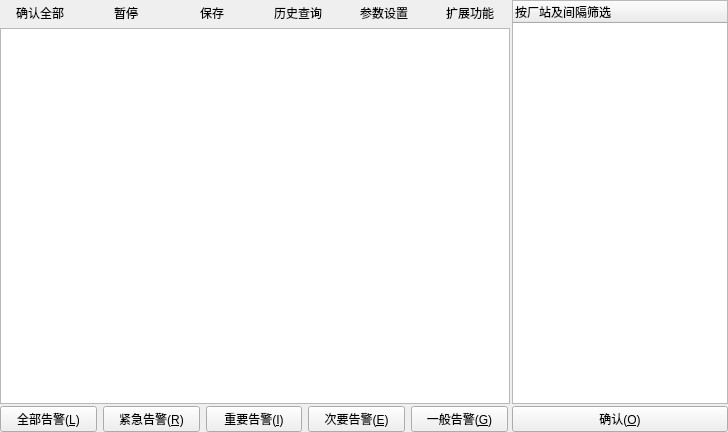
<?xml version="1.0" encoding="UTF-8"?>
<ui version="4.0">
 <class>CIa2AlarmPopWnd</class>
 <widget class="QWidget" name="CIa2AlarmPopWnd">
  <property name="geometry">
   <rect>
    <x>0</x>
    <y>0</y>
    <width>728</width>
    <height>432</height>
   </rect>
  </property>
  <property name="windowTitle">
   <string>智能告警实时信息栏</string>
  </property>
  <property name="windowIcon">
   <iconset resource="ssp_iaFloatView.qrc">
    <normaloff>:/images/alarm</normaloff>:/images/alarm</iconset>
  </property>
  <property name="autoFillBackground">
   <bool>true</bool>
  </property>
  <layout class="QGridLayout" name="gridLayout_main">
   <property name="margin">
    <number>0</number>
   </property>
   <property name="spacing">
    <number>2</number>
   </property>
   <item row="0" column="0">
    <layout class="QHBoxLayout" name="horizontalLayout_2">
     <item>
      <widget class="QPushButton" name="btn_confirm_all">
       <property name="text">
        <string>确认全部</string>
       </property>
       <property name="icon">
        <iconset resource="ssp_iaFloatView.qrc">
         <normaloff>:/images/bookmark</normaloff>:/images/bookmark</iconset>
       </property>
       <property name="flat">
        <bool>true</bool>
       </property>
      </widget>
     </item>
     <item>
      <widget class="QPushButton" name="btn_start_stop">
       <property name="text">
        <string>暂停</string>
       </property>
       <property name="icon">
        <iconset resource="ssp_iaFloatView.qrc">
         <normaloff>:/images/pause</normaloff>:/images/pause</iconset>
       </property>
       <property name="flat">
        <bool>true</bool>
       </property>
      </widget>
     </item>
     <item>
      <widget class="QPushButton" name="btn_save">
       <property name="text">
        <string>保存</string>
       </property>
       <property name="icon">
        <iconset resource="ssp_iaFloatView.qrc">
         <normaloff>:/images/save</normaloff>:/images/save</iconset>
       </property>
       <property name="flat">
        <bool>true</bool>
       </property>
      </widget>
     </item>
     <item>
      <widget class="QPushButton" name="btn_query">
       <property name="text">
        <string>历史查询</string>
       </property>
       <property name="icon">
        <iconset resource="ssp_iaFloatView.qrc">
         <normaloff>:/images/search</normaloff>:/images/search</iconset>
       </property>
       <property name="flat">
        <bool>true</bool>
       </property>
      </widget>
     </item>
     <item>
      <widget class="QPushButton" name="btn_setting">
       <property name="text">
        <string>参数设置</string>
       </property>
       <property name="icon">
        <iconset resource="ssp_iaFloatView.qrc">
         <normaloff>:/images/configure</normaloff>:/images/configure</iconset>
       </property>
       <property name="flat">
        <bool>true</bool>
       </property>
      </widget>
     </item>
     <item>
      <spacer name="horizontalSpacer">
       <property name="orientation">
        <enum>Qt::Horizontal</enum>
       </property>
       <property name="sizeHint" stdset="0">
        <size>
         <width>40</width>
         <height>20</height>
        </size>
       </property>
      </spacer>
     </item>
     <item>
      <widget class="QPushButton" name="btn_extend">
       <property name="text">
        <string>扩展功能</string>
       </property>
       <property name="icon">
        <iconset resource="ssp_iaFloatView.qrc">
         <normaloff>:/images/hideright</normaloff>:/images/hideright</iconset>
       </property>
       <property name="flat">
        <bool>true</bool>
       </property>
      </widget>
     </item>
    </layout>
   </item>
   <item row="0" column="1" rowspan="3">
    <widget class="QWidget" name="widget_extend" native="true">
     <layout class="QGridLayout" name="gridLayout">
      <property name="verticalSpacing">
       <number>2</number>
      </property>
      <property name="margin">
       <number>0</number>
      </property>
      <item row="0" column="0">
       <widget class="QTreeWidget" name="treeWidget">
        <property name="wordWrap">
         <bool>true</bool>
        </property>
        <column>
         <property name="text">
          <string>按厂站及间隔筛选</string>
         </property>
         <property name="icon">
          <iconset resource="ssp_iaFloatView.qrc">
           <normaloff>:/images/todo</normaloff>:/images/todo</iconset>
         </property>
        </column>
       </widget>
      </item>
      <item row="1" column="0">
       <widget class="QPushButton" name="btn_ok">
        <property name="text">
         <string>确认(&amp;O)</string>
        </property>
        <property name="icon">
         <iconset resource="ssp_iaFloatView.qrc">
          <normaloff>:/images/ok</normaloff>:/images/ok</iconset>
        </property>
       </widget>
      </item>
     </layout>
    </widget>
   </item>
   <item row="1" column="0">
    <widget class="QTableWidget" name="tableWidget"/>
   </item>
   <item row="2" column="0">
    <layout class="QHBoxLayout" name="horizontalLayout">
     <property name="rightMargin">
      <number>2</number>
     </property>
     <item>
      <widget class="QPushButton" name="btn_all">
       <property name="text">
        <string>全部告警(&amp;L)</string>
       </property>
      </widget>
     </item>
     <item>
      <widget class="QPushButton" name="btn_critrial">
       <property name="text">
        <string>紧急告警(&amp;R)</string>
       </property>
      </widget>
     </item>
     <item>
      <widget class="QPushButton" name="btn_important">
       <property name="text">
        <string>重要告警(&amp;I)</string>
       </property>
      </widget>
     </item>
     <item>
      <widget class="QPushButton" name="btn_secondary">
       <property name="text">
        <string>次要告警(&amp;E)</string>
       </property>
      </widget>
     </item>
     <item>
      <widget class="QPushButton" name="btn_general">
       <property name="text">
        <string>一般告警(&amp;G)</string>
       </property>
      </widget>
     </item>
    </layout>
   </item>
  </layout>
 </widget>
 <layoutdefault spacing="6" margin="11"/>
 <resources>
  <include location="ssp_iaFloatView.qrc"/>
 </resources>
 <connections/>
</ui>
